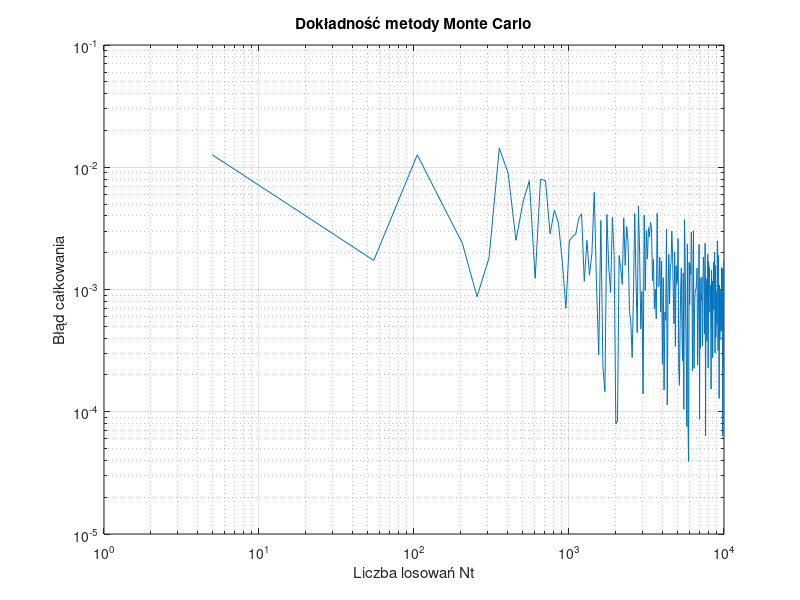

This chart was generated by the following MATLAB code:
function [ft_5, yrmax, Nt, xr, yr, integration_error] = monte_carlo_accuracy_evaluation()
    % Numeryczne całkowanie metodą Monte Carlo.
    reference_value = 0.0473612919396179; % wartość referencyjna całki
    ft_5 = failure_density_function(5);   % wartość funkcji dla t = 5

    xmax = 5;                             % przedział całkowania: [0, 5]
    yrmax = 0.06;                         % maksymalna wartość funkcji w [0,5]

    Nt = 5:50:10000;                      % liczba próbek
    integration_error = zeros(1, length(Nt));
    xr = cell(1, length(Nt));
    yr = cell(1, length(Nt));

    for i = 1:length(Nt)
        N_local = Nt(i);
        [integral_result, x_points, y_points] = monte_carlo_integral(N_local, xmax, yrmax);
        integration_error(i) = abs(integral_result - reference_value);

        xr{1, i} = x_points;
        yr{1, i} = y_points;
    end

    figure;
    loglog(Nt, integration_error);
    grid on;
    xlabel('Liczba losowań Nt');
    ylabel('Błąd całkowania');
    title('Dokładność metody Monte Carlo');

end


function [integral_approximation, x, y] = monte_carlo_integral(N, xmax, ymax)
    % Oblicza przybliżoną wartość całki oznaczonej z funkcji gęstości
    % prawdopodobieństwa (failure_density_function) przy użyciu
    % metody Monte Carlo.
    %
    % N – liczba losowanych punktów
    % xmax – koniec przedziału całkowania [0, xmax]
    % ymax – górna granica wartości funkcji w przedziale [0, xmax]
    %        (musi spełniać warunek ymax ≥ max(f(x)))
    % integral_approximation – przybliżona wartość całki
    % x – wektor wierszowy o długości N z wylosowanymi wartościami x z [0, xmax]
    % y – wektor wierszowy o długości N z wylosowanymi wartościami y z [0, ymax]
    x = rand(1, N) * xmax;
    y = rand(1, N) * ymax;

    f_x = failure_density_function(x);

    N1 = sum(y <= f_x);

    integral_approximation = xmax*ymax*N1/N;
end

function ft = failure_density_function(t)
    % Zwraca wartości funkcji gęstości prawdopodobieństwa wystąpienia awarii
    % urządzenia elektronicznego dla zadanych wartości czasu t.
    %
    % t – wektor wartości czasu (wyrażonych w latach), dla których obliczane
    %   są wartości funkcji gęstości prawdopodobieństwa.
    %
    % ft – wektor zawierający wartości funkcji gęstości prawdopodobieństwa
    %      odpowiadające kolejnym elementom wektora t.

    ft = 1 / (3 * sqrt(2*pi)) * exp(-((t - 10).^2) / (2 * 3^2));
end
